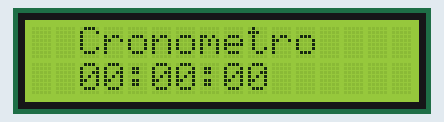
A sketch run on a simulated Arduino Uno, built with avr-gcc and run on an emulated ATmega328P. Parts: 16×2 character LCD.

Above: at 0.21 s.
At 5.07 s:
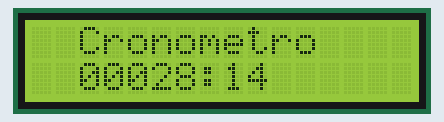
At 9.93 s:
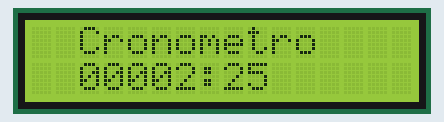
At 19.95 s:
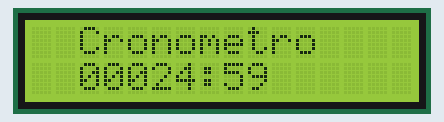
At 29.66 s:
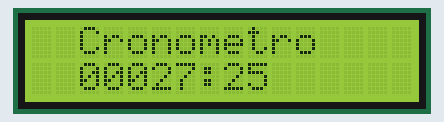
At 39.68 s:
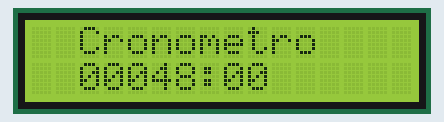

The sketch:

sketch_jun08b.ino
```cpp
#include <LiquidCrystal.h>
 LiquidCrystal lcd(8,9,4,5,6,7);

 //segundos
 int i=0;

 //bandera segundos
 int u=0;

 //minutos
 int y=0;

 //bandera minutos
 int t=0;


void setup() {
  //LiquidCrystal lcd(8,9,4,5,6,7);

  lcd.begin(16,2);

  lcd.setCursor(2,0); // 1º posicion de columna - 2º posicion de fila

  lcd.print("Cronometro");

  lcd.setCursor(2,1);
  lcd.print("00:00:00");


}

void loop() {

  if(u==1 )
    {
      lcd.setCursor(8,1);
      lcd.print("0");
      i=0;
      u=0;
    }

if(t==1)
{
      lcd.setCursor(5,1);
      lcd.print("0");
      y=0;
      t=0;

 }


      if(i<10)
      {
      lcd.setCursor(9,1);
      lcd.print(i);
      i++;
      delay(10);
      }

      if(i>=10 && i<=59)
      {
        lcd.setCursor(8,1);
        lcd.print(i);
        i++;
        delay(10);

        if(i==60)
        {
          u=1;

        }

//minutos unidad
              if(y<10)
                {
                  lcd.setCursor(6,1);

                  lcd.print(y);
                  y++;

                  delay(10);

                }

//minutos decena
          if(y>=10 && y<=59)
            {
              lcd.setCursor(5,1);
              lcd.print(y);
              y++;
              delay(10);
            }
                   if(y==60)
                  {
                  lcd.setCursor(4,1);
                  lcd.print("0");
                  t=1;
                  }

      }


    }
```
